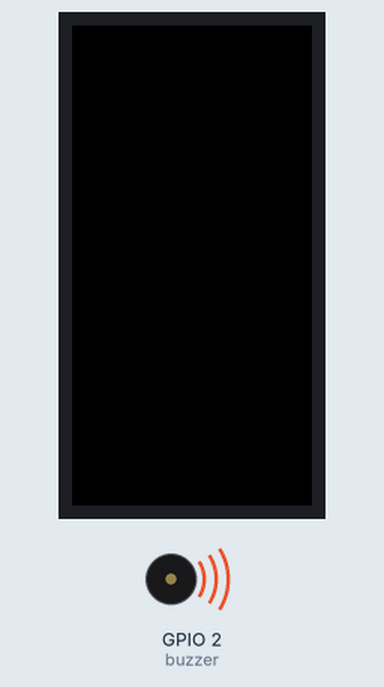
Simulated run of this sketch. Board: ESP32. Shown: 80×160 colour display, buzzer (waves = sounding).

Above: at 0.6 s.
Timing chart, 0 to 4.8 s (numbered marks = the images above):
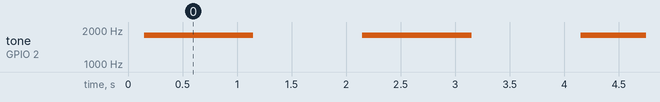

Measured:
- by itself, tone on GPIO 2 (buzzer): alternates 1800 Hz for 1.0 s and silent for 1.0 s

The sketch:

pwm_2.ino
```cpp
#include <M5StickC.h>
int freq = 1800;
int channel = 0;
int resolution_bits = 8;
int buzzer = 2;

void setup() {
  M5.begin();
  ledcSetup(channel, freq, resolution_bits);
  ledcAttachPin(buzzer, channel);
}
void loop() {
    ledcWrite(channel, 128);
    delay(1000);
    ledcWrite(channel, 0);
    delay(1000);
}
```
